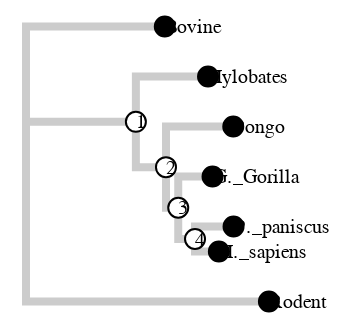

The notebook cell saved with this chart:
### Code cell
# Initialize a Vega Tree object.
TreeChart(
    data=data,
    width=10,
    height=150,
    node_size=100, 
    node_color='#fff', 
    branch_width=4,
    leaf_text_size=10,
    node_text_size=10,
    node_edge_width=1,
)

### Figure 1 — Vega specification as saved in the notebook (floating-point values rounded to 4 significant figures)
{"data": [{"name": "tree", "transform": [{"key": "id", "parentKey": "parent", "type": "stratify"}, {"as": ["y0", "x0", "depth0", "children0"], "method": "cluster", "size": [150, 10], "type": "tree"}, {"as": ["y", "x", "depth", "children"], "method": "cluster", "size": [150, 10], "type": "tree"}, {"as": "x", "expr": "datum.distance * 100", "type": "formula"}, {"as": "y", "expr": "datum.y0 * (100 / 100)", "type": "formula"}], "values": [{"children": 3, "children0": 3, "depth": 0, "depth0": 0, "distance": 0, "id": "0", "label": "0", "length": 0, "parent": null, "type": "root", "uid": "aEXuuuKNUv", "x": 0, "x0": 0, "y": 67.97, "y0": 67.97}, {"children": 0, "children0": 0, "depth": 1, "depth0": 1, "distance": 0.6939, "id": "Bovine", "label": "Bovine", "length": 0.6939, "parent": "0", "type": "leaf", "uid": "CeYCiotbCk", "x": 69.39, "x0": 10, "y": 6.25, "y0": 6.25}, {"children": 2, "children0": 2, "depth": 1, "depth0": 1, "distance": 0.5494, "id": "1", "label": "1", "length": 0.5494, "parent": "0", "type": "node", "uid": "zIbsfKeo7P", "x": 54.94, "x0": 2.0, "y": 53.91, "y0": 53.91}, {"children": 0, "children0": 0, "depth": 2, "depth0": 2, "distance": 0.9102, "id": "Hylobates", "label": "Hylobates", "length": 0.3608, "parent": "1", "type": "leaf", "uid": "YyrWRUDAa2", "x": 91.02, "x0": 10, "y": 31.25, "y0": 31.25}, {"children": 2, "children0": 2, "depth": 2, "depth0": 2, "distance": 0.7, "id": "2", "label": "2", "length": 0.1506, "parent": "1", "type": "node", "uid": "wzsktndScr", "x": 70.0, "x0": 4, "y": 76.56, "y0": 76.56}, {"children": 0, "children0": 0, "depth": 3, "depth0": 3, "distance": 1.036, "id": "Pongo", "label": "Pongo", "length": 0.3364, "parent": "2", "type": "leaf", "uid": "ALAR48qQTI", "x": 103.6, "x0": 10, "y": 56.25, "y0": 56.25}, {"children": 2, "children0": 2, "depth": 3, "depth0": 3, "distance": 0.7612, "id": "3", "label": "3", "length": 0.06124, "parent": "2", "type": "node", "uid": "zLjtkt0JWD", "x": 76.12, "x0": 6, "y": 96.88, "y0": 96.88}, {"children": 0, "children0": 0, "depth": 4, "depth0": 4, "distance": 0.9327, "id": "G._Gorilla", "label": "G._Gorilla", "length": 0.1715, "parent": "3", "type": "leaf", "uid": "xx62hfQ2b8", "x": 93.27, "x0": 10, "y": 81.25, "y0": 81.25}, {"children": 2, "children0": 2, "depth": 4, "depth0": 4, "distance": 0.8451, "id": "4", "label": "4", "length": 0.08386, "parent": "3", "type": "node", "uid": "7oCEyXKeYr", "x": 84.51, "x0": 8, "y": 112.5, "y0": 112.5}, {"children": 0, "children0": 0, "depth": 5, "depth0": 5, "distance": 1.038, "id": "P._paniscus", "label": "P._paniscus", "length": 0.1927, "parent": "4", "type": "leaf", "uid": "E7n3GTpAfV", "x": 103.8, "x0": 10, "y": 106.2, "y0": 106.2}, {"children": 0, "children0": 0, "depth": 5, "depth0": 5, "distance": 0.9643, "id": "H._sapiens", "label": "H._sapiens", "length": 0.1193, "parent": "4", "type": "leaf", "uid": "O8GLN1Qfrh", "x": 96.43, "x0": 10, "y": 118.8, "y0": 118.8}, {"children": 0, "children0": 0, "depth": 1, "depth0": 1, "distance": 1.215, "id": "Rodent", "label": "Rodent", "length": 1.215, "parent": "0", "type": "leaf", "uid": "tPteKyHO2V", "x": 121.5, "x0": 10, "y": 143.8, "y0": 143.8}]}, {"name": "links", "source": "tree", "transform": [{"key": "id", "type": "treelinks"}, {"orient": "horizontal", "shape": "orthogonal", "type": "linkpath"}]}, {"name": "nodes", "source": "tree", "transform": [{"expr": "datum.type == \"node\"", "type": "filter"}]}, {"name": "leaves", "source": "tree", "transform": [{"expr": "datum.type == \"leaf\"", "type": "filter"}]}], "height": 150, "marks": [{"encode": {"update": {"path": {"field": "path"}, "stroke": {"value": "#ccc"}, "strokeWidth": {"value": 4}}}, "from": {"data": "links"}, "type": "path"}, {"encode": {"enter": {"fill": {"value": "#000"}, "stroke": {"value": "#000"}}, "update": {"size": {"value": 100}, "strokeWidth": {"value": 1}, "x": {"field": "x"}, "y": {"field": "y"}}}, "from": {"data": "leaves"}, "type": "symbol"}, {"encode": {"enter": {"fill": {"value": "#fff"}, "stroke": {"value": "#000"}}, "update": {"size": {"value": 100}, "strokeWidth": {"value": 1}, "x": {"field": "x"}, "y": {"field": "y"}}}, "from": {"data": "nodes"}, "type": "symbol"}, {"encode": {"enter": {"fill": {"value": "#000"}, "text": {"field": "id"}}, "update": {"dx": {"value": 0}, "dy": {"value": 3.333}, "fontSize": {"value": 10}, "x": {"field": "x"}, "y": {"field": "y"}}}, "from": {"data": "leaves"}, "type": "text"}, {"encode": {"enter": {"fill": {"value": "#000"}, "text": {"field": "id"}}, "update": {"dx": {"value": 0}, "dy": {"value": 3.333}, "fontSize": {"value": 10}, "x": {"field": "x"}, "y": {"field": "y"}}}, "from": {"data": "nodes"}, "type": "text"}], "padding": 5, "width": 10}
